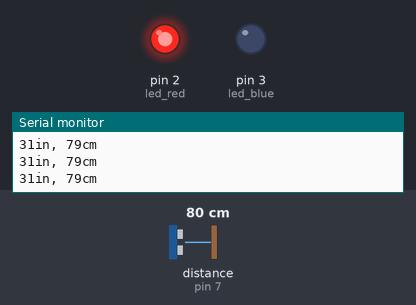
Bench run of a sketch on a simulated Arduino Uno, built with avr-gcc and run on an emulated ATmega328P. Parts: output pins drawn as LEDs (lit = HIGH), the last lines printed to the serial monitor. Wiring (inferred from the names in the program): ultrasonic range finder: trigger pin 6; echo pin 7. Inputs (shaded band) come from the test bench; at power-on: distance to the obstacle (sensor on pin 7) 80 cm. The echo pulse lasts 58.3 µs per cm; pins used as bus, display or sensor lines are not drawn.

Above: at 1.2 s.
1.3 s: distance to the obstacle (sensor on pin 7) set to 70 cm
At 2.0 s:
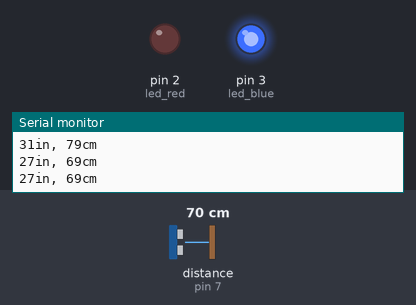
3.0 s: distance to the obstacle (sensor on pin 7) set to 120 cm
At 4.1 s:
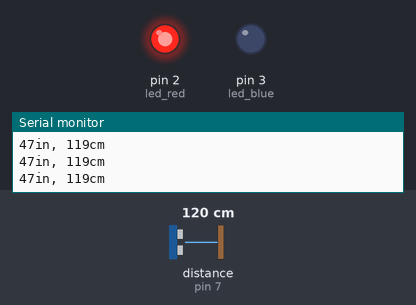
4.6 s: distance to the obstacle (sensor on pin 7) set to 2 cm
At 4.91 s:
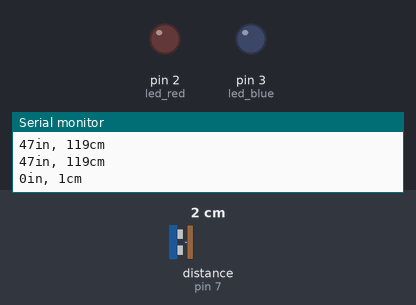
Timing chart, 0 to 7.6 s (numbered marks = the images above; inputs shaded):
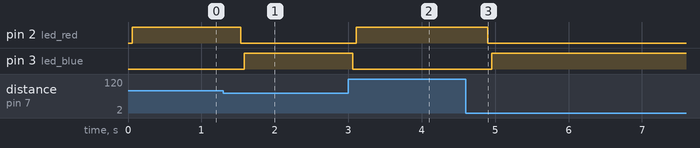

The sketch:

UltraSonic_Sensor.ino
```cpp
int trigPin = 6;
int echoPin = 7;
const int led_red = 2;
const int led_blue = 3;

long duration, cm, inches;
void setup() {

  Serial.begin (9600);
  pinMode(led_red, OUTPUT);
  pinMode(led_blue, OUTPUT);
  pinMode(trigPin, OUTPUT);
  pinMode(echoPin, INPUT);
}
void loop() {

  digitalWrite(trigPin, LOW);
  delayMicroseconds(5);
  digitalWrite(trigPin, HIGH);
  delayMicroseconds(10);
  digitalWrite(trigPin, LOW);
  pinMode(echoPin, INPUT);
  duration = pulseIn(echoPin, HIGH);

  cm = (duration/2) / 29.1;
  inches = (duration/2) / 74;

  Serial.print(inches);
  Serial.print("in, ");
  Serial.print(cm);
  Serial.print("cm");
  Serial.println();

  if (cm >= 75){
    digitalWrite(led_blue, LOW);
    delay(50);
    digitalWrite(led_red, HIGH);
  }
  else {
    digitalWrite(led_red, LOW);
    delay(50);
    digitalWrite(led_blue, HIGH);
  }

  delay(250);
}
```

Measured:
- the behaviour switches between 76 and 75 cm on distance to the obstacle (sensor on pin 7) (found by bisection; images 0 and 1)
- after the input at 1.3 s, pin 2 (led_red): HIGH → LOW after 0.23 s; pin 3 (led_blue): LOW → HIGH after 0.28 s
- after the input at 3.0 s, pin 2 (led_red): LOW → HIGH after 0.11 s; pin 3 (led_blue): HIGH → LOW after 0.06 s
- after the input at 4.6 s, pin 2 (led_red): HIGH → LOW after 0.30 s; pin 3 (led_blue): LOW → HIGH after 0.35 s
